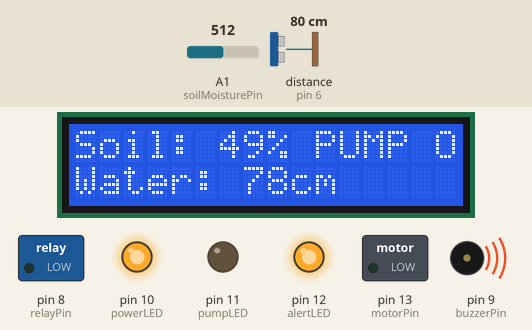
Bench run of a sketch on a simulated Arduino Uno, built with avr-gcc and run on an emulated ATmega328P. Parts: 16×2 character LCD, switched loads named in the sketch (green lamp = pin HIGH), output pins drawn as LEDs (lit = HIGH), buzzer (waves = sounding, pin HIGH). Wiring (inferred from the names in the program): ultrasonic range finder: trigger pin 7; echo pin 6. The inputs (shaded band) are chosen by the test bench; at power-on: A1 (soilMoisturePin) = 512, distance to the obstacle (sensor on pin 6) 80 cm. The echo pulse lasts 58.3 µs per cm; pins used as bus, display or sensor lines are not drawn; what the sketch prints to the serial monitor is not drawn.

Above: at 1.2 s.
1.3 s: A1 (soilMoisturePin) set to 706
At 3.2 s:
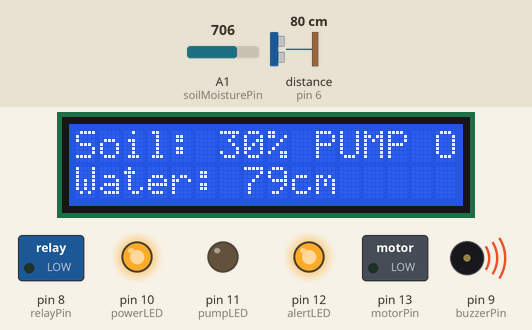
5.6 s: A1 (soilMoisturePin) set to 726
At 6.7 s:
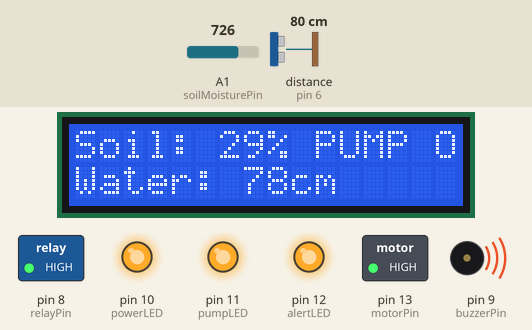
8.3 s: distance to the obstacle (sensor on pin 6) set to 120 cm
At 11.4 s:
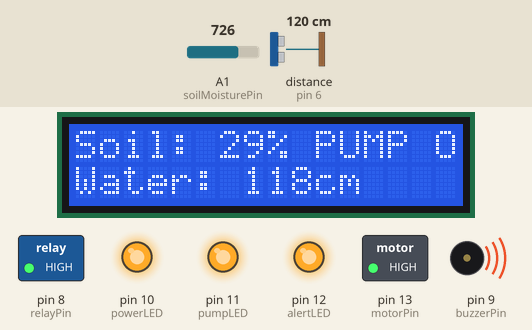
14.3 s: distance to the obstacle (sensor on pin 6) set to 18 cm
At 14.8 s:
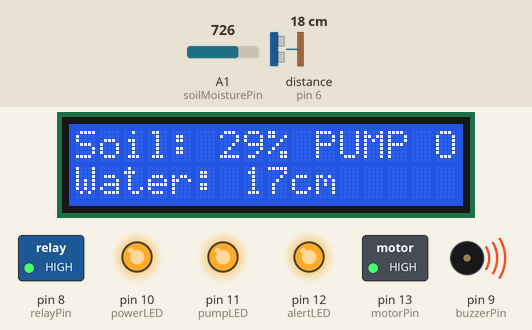
17.0 s: distance to the obstacle (sensor on pin 6) set to 14 cm
At 19.2 s:
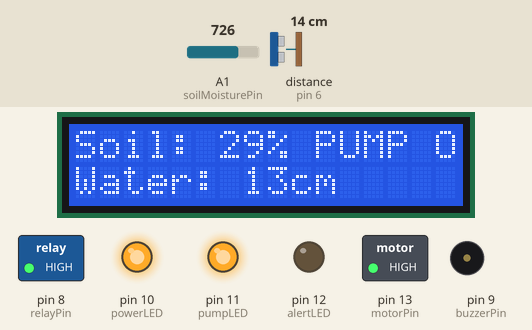
19.9 s: A1 (soilMoisturePin) set to 511
At 20.9 s:
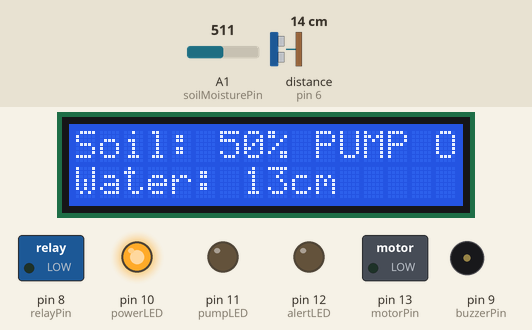
Timing chart, 0 to 22.9 s (numbered marks = the images above; inputs shaded):
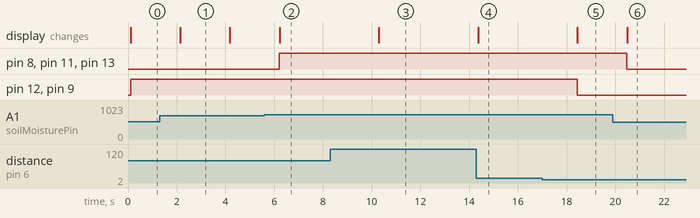

Measured:
- the behaviour switches between 716 and 717 on A1 (soilMoisturePin) (found by bisection; images 1 and 2)
- the behaviour switches between 17 and 16 cm on distance to the obstacle (sensor on pin 6) (found by bisection; images 4 and 5)
- after the input at 1.3 s, the display: changes after 0.84 s (image 1)
- after the input at 5.6 s, pin 8 (relayPin), pin 11 (pumpLED), pin 13 (motorPin): LOW → HIGH after 0.61 s; the display: changes after 0.62 s (image 2)
- after the input at 8.3 s, the display: changes after 2.0 s (image 3)
- after the input at 14.3 s, the display: changes after 0.08 s (image 4)
- after the input at 17.0 s, pin 12 (alertLED), pin 9 (buzzerPin): HIGH → LOW after 1.4 s; the display: changes after 1.4 s (image 5)
- after the input at 19.9 s, pin 8 (relayPin), pin 11 (pumpLED), pin 13 (motorPin): HIGH → LOW after 0.57 s; the display: changes after 0.58 s (image 6)

The sketch:

tremendous_gaaris1__1_.ino
```cpp
#include <Wire.h>
#include <LiquidCrystal_I2C.h>

// Check if your LCD uses 0x27 or 0x3F
LiquidCrystal_I2C lcd(0x27, 16, 2); // Try changing 0x27 to 0x3F if needed

// Define sensor pins
const int soilMoisturePin = A1;
const int trigPin = 7;
const int echoPin = 6;
const int relayPin = 8;
const int motorPin = 13; // Motor control pin
const int buzzerPin = 9;
const int powerLED = 10;
const int pumpLED = 11;
const int alertLED = 12;

void setup() {
    Serial.begin(9600);
    lcd.init(); // Initialize LCD
    lcd.backlight(); // Turn on LCD backlight

    pinMode(soilMoisturePin, INPUT);
    pinMode(trigPin, OUTPUT);
    pinMode(echoPin, INPUT);
    pinMode(relayPin, OUTPUT);
    pinMode(motorPin, OUTPUT);
    pinMode(buzzerPin, OUTPUT);
    pinMode(powerLED, OUTPUT);
    pinMode(pumpLED, OUTPUT);
    pinMode(alertLED, OUTPUT);

    digitalWrite(relayPin, LOW);
    digitalWrite(motorPin, LOW);
    digitalWrite(powerLED, HIGH); // Power LED ON
}

// Function to measure water level using Ultrasonic Sensor
long getWaterLevel() {
    digitalWrite(trigPin, LOW);
    delayMicroseconds(2);
    digitalWrite(trigPin, HIGH);
    delayMicroseconds(10);
    digitalWrite(trigPin, LOW);
    long duration = pulseIn(echoPin, HIGH);
    long distance = duration * 0.034 / 2;
    return distance;
}

void loop() {
    int soilMoisture = analogRead(soilMoisturePin);
    int moisturePercentage = map(soilMoisture, 1023, 0, 0, 100);
    long waterLevel = getWaterLevel();

    Serial.print("Soil Moisture: ");
    Serial.print(moisturePercentage);
    Serial.println("%");
    Serial.print("Water Level: ");
    Serial.print(waterLevel);
    Serial.println(" cm");

    lcd.clear();
    lcd.setCursor(0, 0);
    lcd.print("Soil: ");
    lcd.print(moisturePercentage);
    lcd.print("% ");

    lcd.setCursor(0, 1);
    lcd.print("Water: ");
    lcd.print(waterLevel);
    lcd.print("cm ");

    // Water Pump & Motor Control
    if (moisturePercentage < 30) {
        digitalWrite(relayPin, HIGH);
        digitalWrite(motorPin, HIGH); // Turn ON motor
        digitalWrite(pumpLED, HIGH);
        lcd.setCursor(10, 0);
        lcd.print("PUMP ON");
    } else {
        digitalWrite(relayPin, LOW);
        digitalWrite(motorPin, LOW); // Turn OFF motor
        digitalWrite(pumpLED, LOW);
        lcd.setCursor(10, 0);
        lcd.print("PUMP OFF");
    }

    // Alert System
    if (waterLevel > 15) { // Example threshold
        digitalWrite(alertLED, HIGH);
        digitalWrite(buzzerPin, HIGH); // Turn ON buzzer
    } else {
        digitalWrite(alertLED, LOW);
        digitalWrite(buzzerPin, LOW); // Turn OFF buzzer
    }

    delay(2000);
}
```
